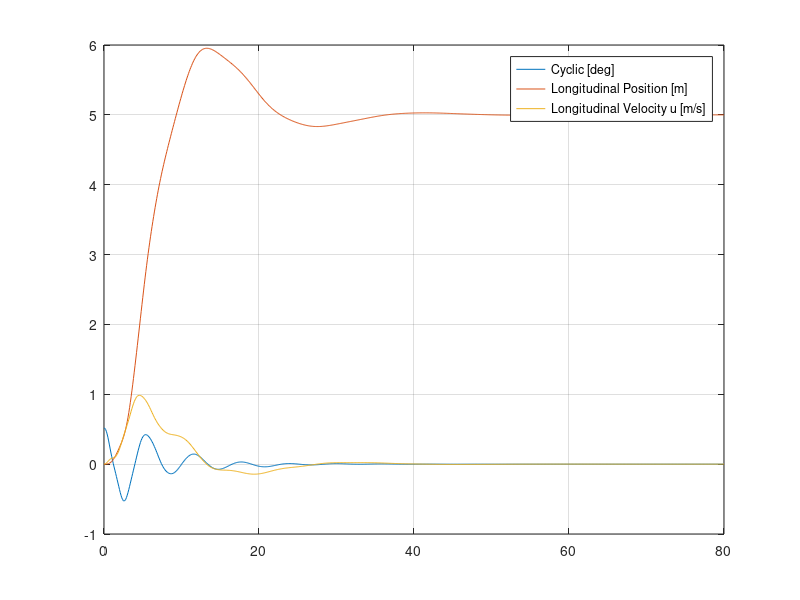

This figure's MATLAB source:
%SIMULATION OF A CYCLIC PITCH INPUT THETA_C=1 DEG GIVEN FROM HOVER 
%0.5 SEC<T<1 SEC. Now from the 15th second a PD controller becomes active 
clear
%INITIAL DATA HELICOPTER
g=9.80665;	
cla=rad2deg(0.1);   %NACA 0012


cds=1.9;
mass=3010;          % JUIST NU
rho=1.225;          % VERANDER DEZE
omega=38.94;
diam=10.8;
R = diam/2;
chord = 0.257;
N=5;                % number of blades
iy=15000;
I_blade=934.94/5;
mast=2.1;
vtip=omega*R;           % JUIST NU
area=pi/4*diam^2;
tau=0.1;            %time constant in dynamics inflow!!!
lok=rho*cla*chord*R^4/I_blade;
volh=N*chord/(pi*R);       %rotot solidity	

collect(1)=10*pi/180;
longit(1)=0*pi/180;

%initial values;
t0=0;
u0=0;     % 6kts to m/s
w0=0;
q0=0;
pitch0=0*pi/180;
x0=0;
labi0=sqrt(mass*g/(area*2*rho))/vtip;
deltah0=0;

t(1)=t0;
u(1)=u0;
w(1)=w0;
q(1)=q0;
pitch(1)=pitch0;
x(1)=x0;
labi(1)=labi0;
z(1)=0;
deltah(1)=deltah0;

%INTEGRATION 
aantal=800;
teind=80;
stap=(teind-t0)/aantal;

%CONTROLLER PARAMETERS
cdes=0;
pitchdes=0;

KcollP=0.2;
KcollI=5;

hdes=10;  % DESIRED HEIGHT 3 m (=10ft)
Kcdes=0.2;

KcycP=0.3;
KcycD=0.1;

xdes=5;
Kpitchdes=-0.006;

for i=1:aantal 
    
c(i)=u(i)*sin(pitch(i))-w(i)*cos(pitch(i));
h(i)=-z(i);
   
   if t(i)>=0
       % CYCLIC CONTROLLER
       pitchdes = Kpitchdes*(xdes-x(i)) + 0.02*u(i);
       longitgrd(i) = KcycP*(pitch(i)-pitchdes)*180/pi + KcycD*q(i)*180/pi;%PD in deg
       longit(i)=longitgrd(i)*pi/180;	%in rad
       
       % COLLECTIVE CONTROLLER
       cdes = Kcdes*(hdes-h(i));
       collectgrd(i)=5+KcollP*(cdes-c(i))+KcollI*deltah(i);
       collect(i)=deg2rad(collectgrd(i));
   else 
       longit(i)=longit(1);
       collect(i)=collect(1);
   end    
   %longit(i)=longitgrd(i)*pi/180;	%in rad
   

%Defining the differential equations

%defining the nondimensional notations
qdiml(i)=q(i)/omega;
vdiml(i)=sqrt(u(i)^2+w(i)^2)/vtip;
if u(i)==0 	if w(i)>0 	phi(i)=pi/2;
        else phi(i)=-pi/2;end
else
phi(i)=atan(w(i)/u(i));
end
if u(i)<0
phi(i)=phi(i)+pi;
end
alfc(i)=longit(i)-phi(i);

mu(i)=vdiml(i)*cos(alfc(i));
labc(i)=vdiml(i)*sin(alfc(i));

%a1 Flapping calculi
teller(i)=-16/lok*qdiml(i)+8/3*mu(i)*collect(i)-2*mu(i)*(labc(i)+labi(i));
a1(i)=teller(i)/(1-.5*mu(i)^2);

%the thrust coefficient
ctelem(i)=cla*volh/4*(2/3*collect(i)*(1+1.5*mu(i)^2)-(labc(i)+labi(i)));
%Thrust coefficient from Glauert
alfd(i)=alfc(i)-a1(i);
ctglau(i)=2*labi(i)*sqrt((vdiml(i)*cos(alfd(i)))^2+(vdiml(i)*...
sin(alfd(i))+labi(i))^2);

%Equations of motion
labidot(i)=ctelem(i); 
thrust(i)=labidot(i)*rho*vtip^2*area;
helling(i)=longit(i)-a1(i);
vv(i)=vdiml(i)*vtip; 		%it is 1/sqrt(u^2+w^2)

udot(i)=-g*sin(pitch(i))-cds/mass*.5*rho*u(i)*vv(i)+...
thrust(i)/mass*sin(helling(i))-q(i)*w(i);

wdot(i)=g*cos(pitch(i))-cds/mass*.5*rho*w(i)*vv(i)-...
thrust(i)/mass*cos(helling(i))+q(i)*u(i);

qdot(i)=-thrust(i)*mast/iy*sin(helling(i));

pitchdot(i)=q(i);

xdot(i)=u(i)*cos(pitch(i))+w(i)*sin(pitch(i));

zdot(i)=-c(i);

labidot(i)=(ctelem(i)-ctglau(i))/tau;
%corrdot(i)=uwens-u(i);
%corrcdot(i)=cwens(i)-c(i);

deltahdot(i) = cdes - c(i);     % ADD STATE FOR REMOVING STEADY-STATE w ERROR

u(i+1)=u(i)+stap*udot(i);
w(i+1)=w(i)+stap*wdot(i);
q(i+1)=q(i)+stap*qdot(i);
pitch(i+1)=pitch(i)+stap*pitchdot(i);
x(i+1)=x(i)+stap*xdot(i);
labi(i+1)=labi(i)+stap*labidot(i);
z(i+1)=z(i)+stap*zdot(i);
t(i+1)=t(i)+stap;
deltah(i+1) = deltah(i) + stap*deltahdot(i);  % ADD STATE FOR REMOVING STEADY-STATE w ERROR
end;

plot(t(1:800), rad2deg(longit), t, x,t, u),...
    legend('Cyclic [deg]', 'Longitudinal Position [m]', 'Longitudinal Velocity u [m/s]'), grid
% plot(t(1:800),rad2deg(collect), t, -z, t, w),...
%     legend('Collective [deg]', 'Height [m]', 'Vertical Velocity w [m/s]'), grid
